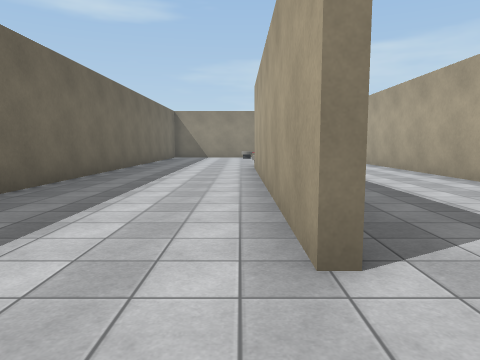
view 1 (above)

24 first-person views from a walk through a scene from a Unity 3-D project. The camera is 1.4 m above the floor, tilts 6° down and sees 70° across. The floor is counted in squares, 2 m on a side. Each view is taken from the middle of a square. On the plan, view 1 faces up. The plan holds only what a view shows up to about 11 squares ahead; the rest is blank. Some surface patterns are stand-ins.

view 2
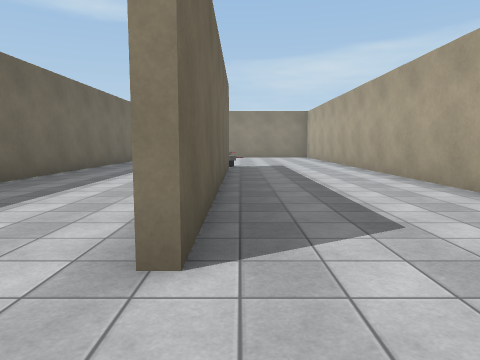

view 3
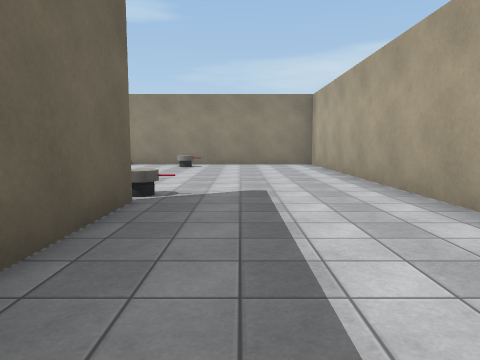

view 4
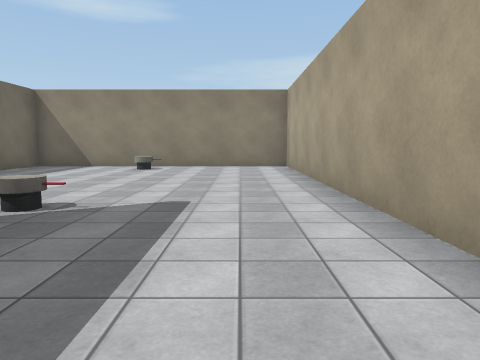

view 5
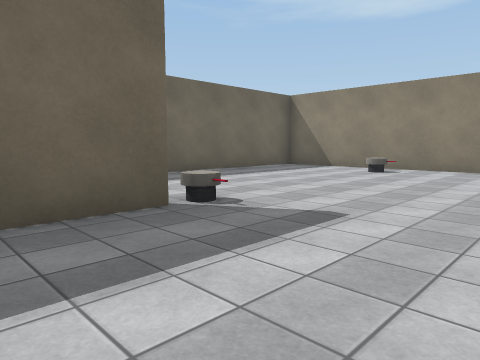

view 6
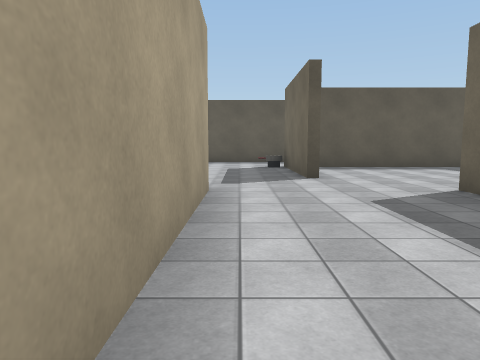

view 7
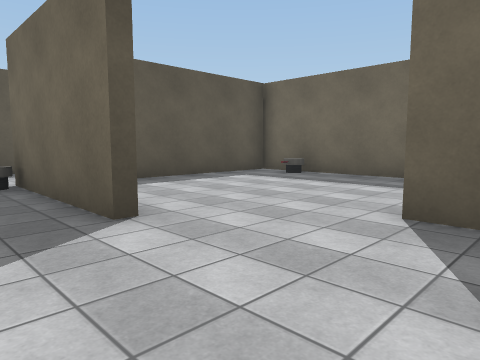

view 8
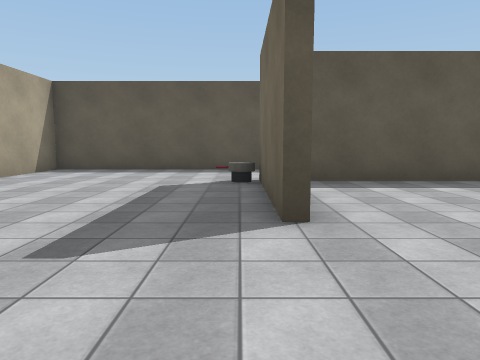

view 9
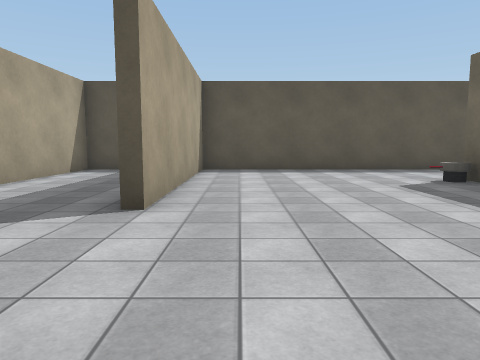

view 10
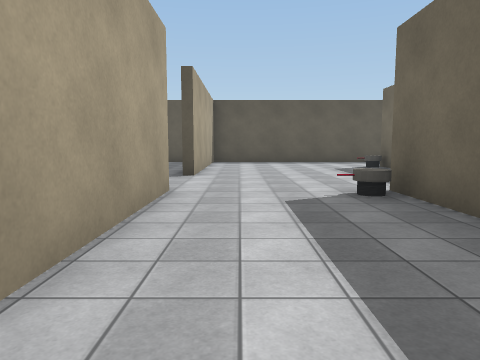

view 11
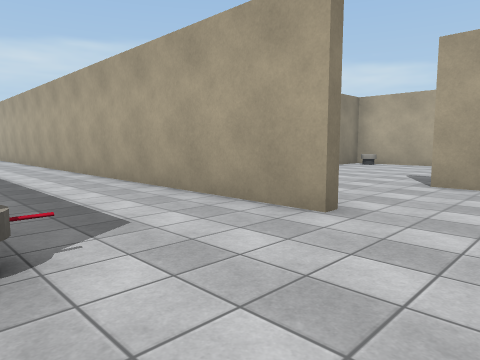

view 12
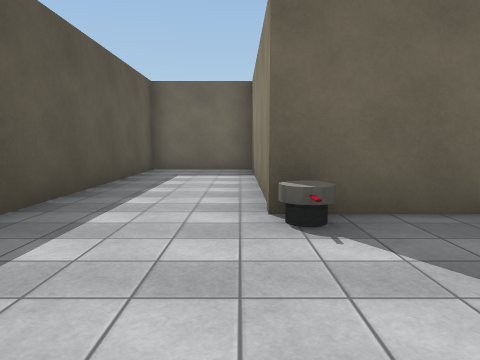

view 13
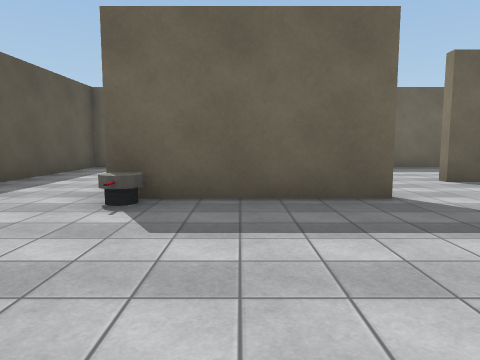

view 14
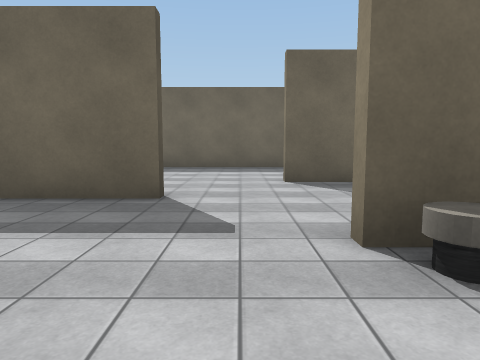

view 15
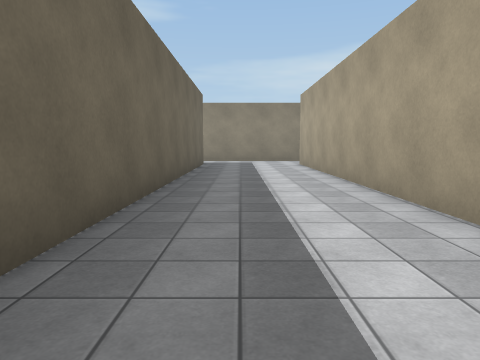

view 16
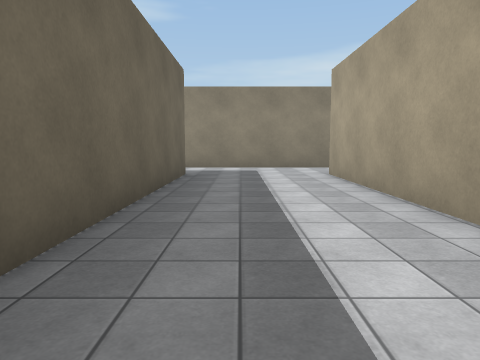

view 17
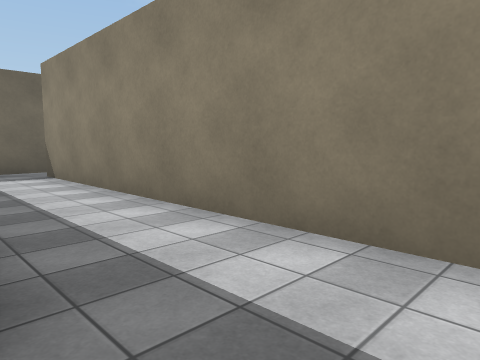

view 18
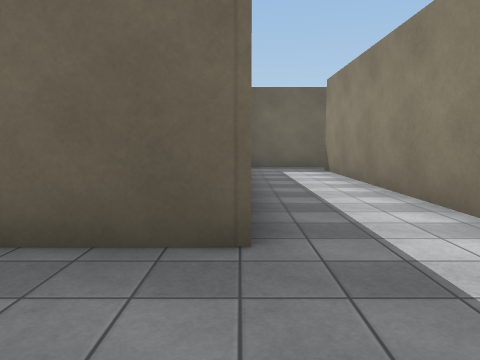

view 19
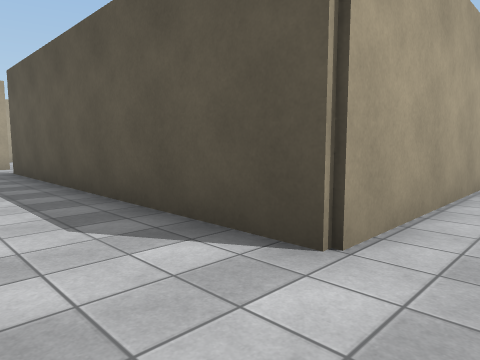

view 20
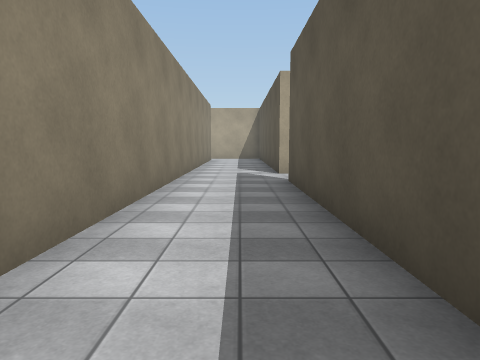

view 21
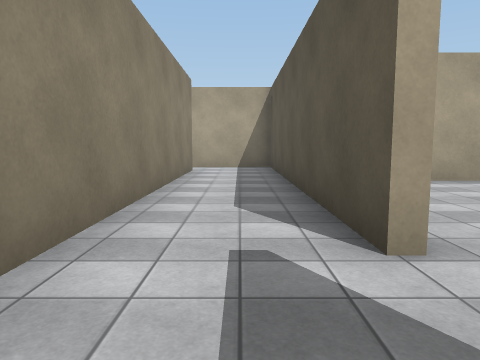

view 22
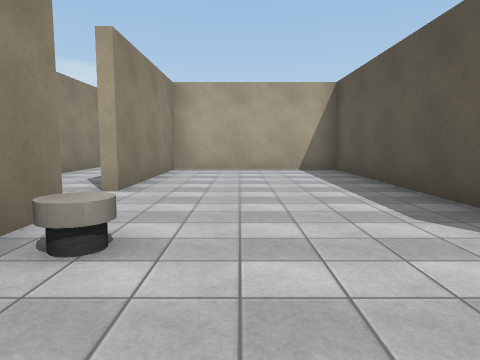

view 23
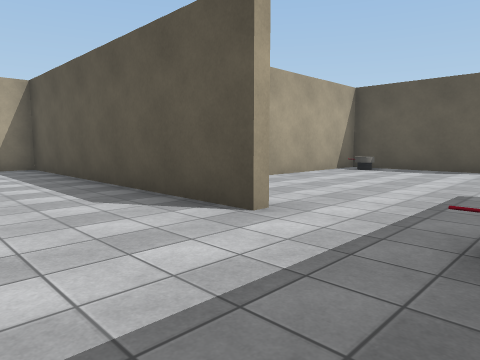

view 24
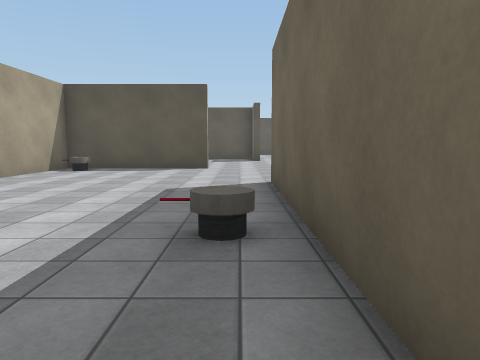

### Floor plan
Ten units are one square. View 1 is at (0, 0); x grows to the right and y downward. Boxes are objects, and circles mark ways between rooms. Rooms are numbered by the first view taken in them; rooms with no view inside come last. Other rooms are left out.
<svg viewBox="-40 -211 309 280">
<path fill="none" stroke="#000" d="M7 -103 7 -18M-34 -111 -34 34 18 34M4 -18 4 -98M45 -26 45 -178 -34 -178 -34 -128M47 -39 47 -24M81 -18 81 -181 165 -181M47 -181 47 -78M26 0 26 26M88 -203 -22 -203M26 37 -34 37 -34 64 81 64 81 5M180 -181 264 -181 264 -205M-34 -206 -34 -184M252 -203 118 -203M129 -61 170 -61 170 -101M144 -134 225 -134 225 -178 180 -178M114 -153 114 -96M170 -33 170 -38M112 -10 112 -18M165 -178 155 -178M102 64 112 64 112 29"/>
<rect x="-35" y="15" width="10" height="10" fill="#bbb"><title>turret</title></rect>
<rect x="-5" y="-175" width="10" height="10" fill="#bbb"><title>turret</title></rect>
<rect x="5" y="-115" width="10" height="10" fill="#bbb"><title>turret</title></rect>
<rect x="25" y="25" width="10" height="10" fill="#bbb"><title>turret</title></rect>
<rect x="45" y="-25" width="10" height="10" fill="#bbb"><title>turret</title></rect>
<rect x="115" y="-135" width="10" height="10" fill="#bbb"><title>turret</title></rect>
<rect x="145" y="-175" width="10" height="10" fill="#bbb"><title>turret</title></rect>
<rect x="155" y="-75" width="10" height="10" fill="#bbb"><title>turret</title></rect>
<circle cx="45" cy="-15" r="3" fill="#2a7"/>
<circle cx="175" cy="-180" r="3" fill="#2a7"/>
<circle cx="80" cy="-5" r="3" fill="#2a7"/>
<text x="0" y="-80">1</text>
<text x="70" y="-90">2</text>
<text x="130" y="-90">3</text>
</svg>
Room 1 opens to room 2. Room 2 opens to room 3.

Where each view was taken, in squares from view 1:
view 1: 0 up, 0 right, facing up
view 2: 0 up, 1 right, facing up
view 3: 6 up, 2 right, facing up
view 4: 7 up, 3 right, facing up
view 5: 8 up, 4 right, facing up-left
view 6: 7 up, 4 right, facing down
view 7: 3 up, 4 right, facing down-left
view 8: 3 up, 3 right, facing down
view 9: 3 up, 7 right, facing down
view 10: 7 up, 7 right, facing down
view 11: 0 up, 5 right, facing up-right
view 12: 4 down, 6 right, facing left
view 13: 2 down, 7 right, facing left
view 14: 1 up, 7 right, facing left
view 15: 6 up, 6 right, facing up
view 16: 10 up, 6 right, facing up
view 17: 18 up, 6 right, facing up-left
view 18: 18 up, 7 right, facing left
view 19: 20 up, 7 right, facing down-right
view 20: 19 up, 10 right, facing right
view 21: 19 up, 16 right, facing right
view 22: 16 up, 13 right, facing right
view 23: 16 up, 12 right, facing down-right
view 24: 16 up, 12 right, facing down
